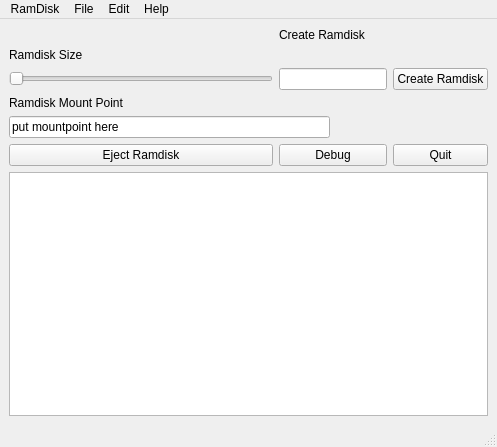
<?xml version="1.0" encoding="UTF-8"?>
<ui version="4.0">
 <class>MainWindow</class>
 <widget class="QMainWindow" name="MainWindow">
  <property name="geometry">
   <rect>
    <x>0</x>
    <y>0</y>
    <width>497</width>
    <height>447</height>
   </rect>
  </property>
  <property name="windowTitle">
   <string>Create Ramdisk</string>
  </property>
  <property name="autoFillBackground">
   <bool>false</bool>
  </property>
  <property name="styleSheet">
   <string notr="true"/>
  </property>
  <widget class="QWidget" name="centralwidget">
   <property name="autoFillBackground">
    <bool>true</bool>
   </property>
   <layout class="QGridLayout" name="gridLayout">
    <item row="0" column="1" colspan="2">
     <widget class="QLabel" name="titleLabel">
      <property name="text">
       <string>Create Ramdisk</string>
      </property>
     </widget>
    </item>
    <item row="1" column="0">
     <widget class="QLabel" name="sizeLabel">
      <property name="text">
       <string>Ramdisk Size</string>
      </property>
     </widget>
    </item>
    <item row="2" column="0">
     <widget class="QSlider" name="sizeHorizontalSlider">
      <property name="orientation">
       <enum>Qt::Orientation::Horizontal</enum>
      </property>
     </widget>
    </item>
    <item row="2" column="1" colspan="2">
     <widget class="QLineEdit" name="sizeLineEdit"/>
    </item>
    <item row="2" column="3">
     <widget class="QPushButton" name="createPushButton">
      <property name="text">
       <string>Create Ramdisk</string>
      </property>
     </widget>
    </item>
    <item row="3" column="0" colspan="3">
     <widget class="QLabel" name="mountLabel">
      <property name="text">
       <string>Ramdisk Mount Point</string>
      </property>
     </widget>
    </item>
    <item row="4" column="0" colspan="2">
     <widget class="QLineEdit" name="mountLineEdit">
      <property name="text">
       <string>put mountpoint here</string>
      </property>
     </widget>
    </item>
    <item row="5" column="0">
     <widget class="QPushButton" name="ejectPushButton">
      <property name="text">
       <string>Eject Ramdisk</string>
      </property>
     </widget>
    </item>
    <item row="5" column="3">
     <widget class="QPushButton" name="quitPushButton">
      <property name="text">
       <string>Quit</string>
      </property>
     </widget>
    </item>
    <item row="6" column="0" colspan="4">
     <widget class="QTableWidget" name="tableWidget">
      <property name="editTriggers">
       <set>QAbstractItemView::EditTrigger::DoubleClicked</set>
      </property>
     </widget>
    </item>
    <item row="5" column="1" colspan="2">
     <widget class="QPushButton" name="debugPushButton">
      <property name="enabled">
       <bool>true</bool>
      </property>
      <property name="text">
       <string>Debug</string>
      </property>
     </widget>
    </item>
   </layout>
  </widget>
  <widget class="QMenuBar" name="menubar">
   <property name="geometry">
    <rect>
     <x>0</x>
     <y>0</y>
     <width>497</width>
     <height>30</height>
    </rect>
   </property>
   <property name="autoFillBackground">
    <bool>false</bool>
   </property>
   <property name="nativeMenuBar">
    <bool>true</bool>
   </property>
   <widget class="QMenu" name="menuRamDisk">
    <property name="title">
     <string>RamDisk</string>
    </property>
    <addaction name="actionConfigure"/>
   </widget>
   <widget class="QMenu" name="menuFile">
    <property name="title">
     <string>File</string>
    </property>
    <addaction name="actionOpen_Specfile"/>
    <addaction name="actionSave_Specfile"/>
   </widget>
   <widget class="QMenu" name="menuEdit">
    <property name="title">
     <string>Edit</string>
    </property>
    <addaction name="actionStyle"/>
   </widget>
   <widget class="QMenu" name="menuHelp">
    <property name="title">
     <string>Help</string>
    </property>
    <addaction name="actionAbout"/>
   </widget>
   <addaction name="menuRamDisk"/>
   <addaction name="menuFile"/>
   <addaction name="menuEdit"/>
   <addaction name="menuHelp"/>
  </widget>
  <widget class="QStatusBar" name="statusbar"/>
  <action name="actionConfigure">
   <property name="text">
    <string>Configure</string>
   </property>
  </action>
  <action name="actionOpen_Specfile">
   <property name="text">
    <string>Open Specfile</string>
   </property>
  </action>
  <action name="actionSave_Specfile">
   <property name="text">
    <string>Save Specfile</string>
   </property>
  </action>
  <action name="actionStyle">
   <property name="text">
    <string>Style</string>
   </property>
  </action>
  <action name="actionAbout">
   <property name="text">
    <string>About</string>
   </property>
  </action>
 </widget>
 <resources/>
 <connections/>
</ui>
